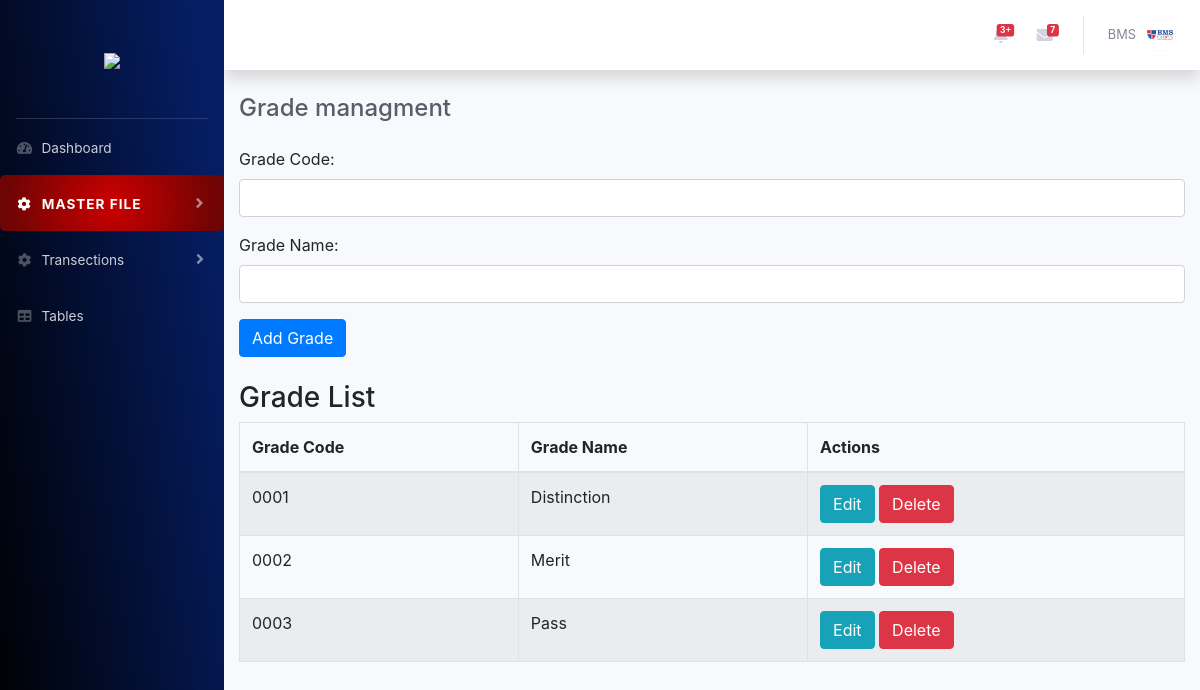
The app's page /create_grade.php with its own data.
### tables this page shows
CREATE TABLE `grade_table` (
  `id` int(11) NOT NULL,
  `grade_code` varchar(50) NOT NULL,
  `grade_name` varchar(100) NOT NULL,
  `created_at` timestamp NOT NULL DEFAULT current_timestamp(),
  `updated_at` timestamp NOT NULL DEFAULT current_timestamp() ON UPDATE current_timestamp()
);

### create_grade.php (the view, shortened to what this page needs)
<?php
include("database/connection.php");
include("includes/header.php");
$grade_code = $grade_name = "";
$update = false;
?>
<div id="wrapper">
    <?php include("nav.php"); ?>
    <div id="content-wrapper" class="d-flex flex-column">
        <div id="content">
            <?php include("includes/topnav.php"); ?>
            <div class="container">
                <div class="d-sm-flex align-items-center justify-content-between mb-4">
                    <h4 class="h4 mb-0 text-gray-800">Grade managment</h4>
                </div>
                <form action="" method="POST" class="mt-4">
                    <div class="form-group">
                        <label for="grade_code">Grade Code:</label>
                        <input type="text" name="grade_code" class="form-control" value="<?php echo htmlspecialchars($grade_code); ?>" <?php echo $update ? 'disabled' : ''; ?> required>
                    </div>
                    <div class="form-group">
                        <label for="grade_name">Grade Name:</label>
                        <input type="text" name="grade_name" class="form-control" value="<?php echo htmlspecialchars($grade_name); ?>" required>
                    </div>
                    <div class="form-group">
                        <?php if ($update == true): ?>
                            <button type="submit" name="save" class="btn btn-info">Update Grade</button>
                        <?php else: ?>
                            <button type="submit" name="save" class="btn btn-primary">Add Grade</button>
                        <?php endif; ?>
                    </div>
                </form>
                <h3 class="mt-4">Grade List</h3>
                <table class="table table-bordered table-striped mt-2">
                    <thead>
                        <tr>
                            <th>Grade Code</th>
                            <th>Grade Name</th>
                            <th>Actions</th>
                        </tr>
                    </thead>
                    <tbody>
                        <?php
                        $stmt = $conn->prepare("SELECT * FROM grade_table");
                        $stmt->execute();
                        $result = $stmt->get_result();
                        while ($row = $result->fetch_assoc()): ?>
                            <tr>
                                <td><?php echo htmlspecialchars($row['grade_code']); ?></td>
                                <td><?php echo htmlspecialchars($row['grade_name']); ?></td>
                                <td>
                                    <a href="?edit=<?php echo htmlspecialchars($row['id']); ?>" class="btn btn-info">Edit</a>
                                    <a href="?delete=<?php echo htmlspecialchars($row['id']); ?>" class="btn btn-danger" onclick="return confirm('Are you sure you want to delete this grade?');">Delete</a>
                                </td>
                            </tr>
                        <?php endwhile; ?>
                    </tbody>
                </table>
            </div>
        </div>
    </div>
</div>
</body>
</html>

### records on screen
grade_table: grade_code "0001", grade_name "Distinction"
grade_table: grade_code "0002", grade_name "Merit"
grade_table: grade_code "0003", grade_name "Pass"
